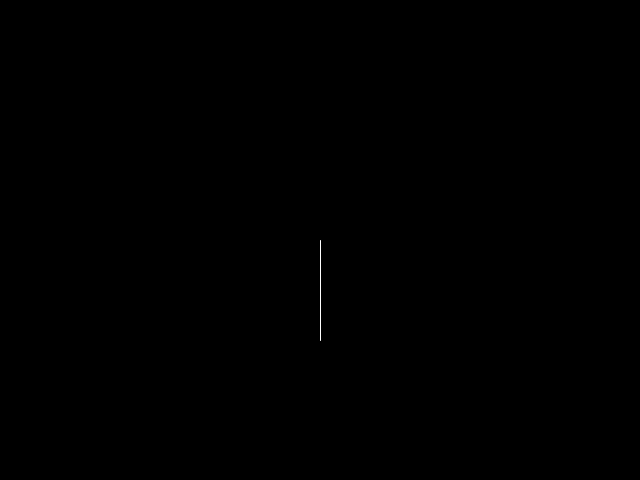
Frame 1 (no input)
Frame 60 (the mouse pressed at the canvas centre just before this capture): identical to frame 1, image omitted
Frame 120 (the mouse held since frame 60 and released just before this capture): identical to frame 1, image omitted

The Processing sketch that drew this single still picture (run headless with seeded random() and noise(); from frame 60 on, the mouse is pressed at the canvas centre):

// Processing sketch: sketch_13_rotation_direction
// ── sketch_13_rotation_direction.pde
PVector lookTarget, spritePosition, spriteViews;

void setup() {
  size(640, 480);
  lookTarget = new PVector(0, 0, 0);
  spritePosition = new PVector(320, 240, 0); 
  spriteViews = new PVector(0, 100, 0); 
}

void draw() {
  background(0);
  stroke(255);
  PVector lookTo = lookTarget.sub(spritePosition);
  if (lookTo.dot(spriteViews) > radians(5)) {
    spriteViews.rotate(radians(5));
  }
  ellipse(lookTarget.x, lookTarget.y, 12, 12);
  line(spritePosition.x, spritePosition.y, spritePosition.x+spriteViews.x, spritePosition.y+spriteViews.y);
}


void mouseClicked() {
  lookTarget.x = mouseX;
  lookTarget.y = mouseY;
}
